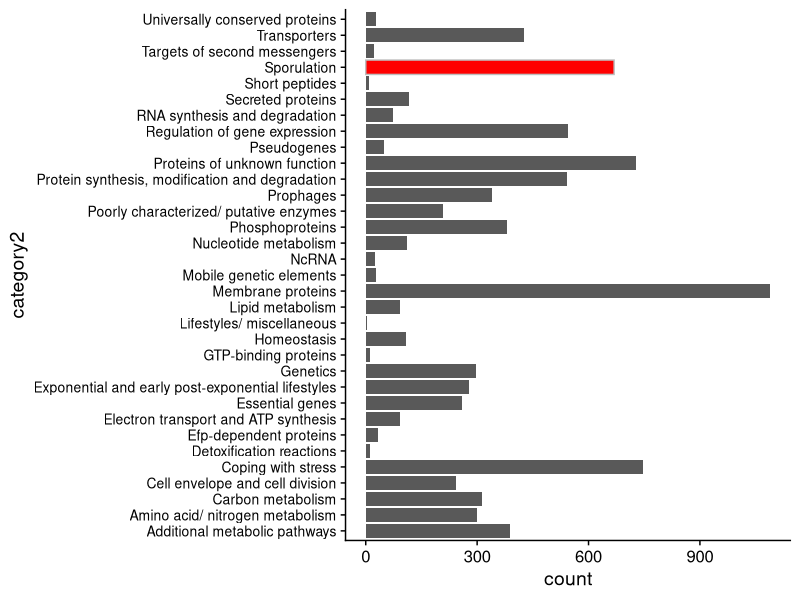
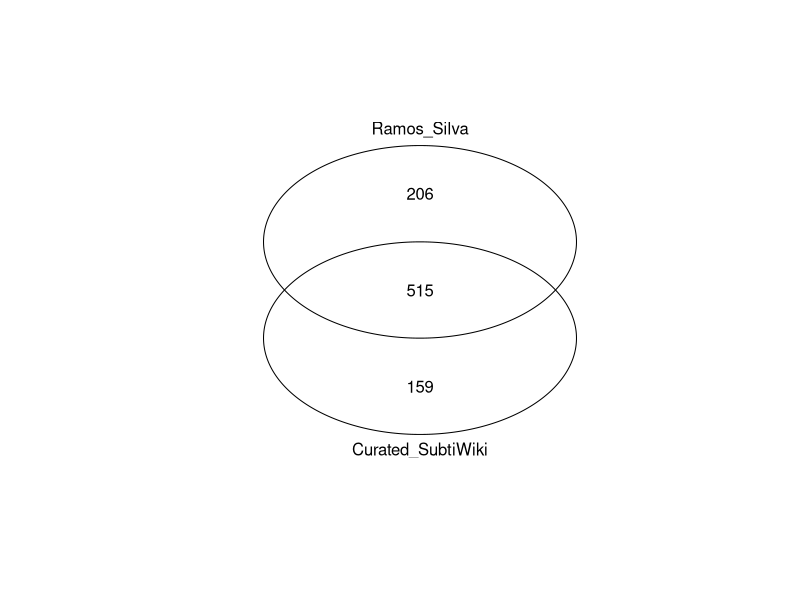
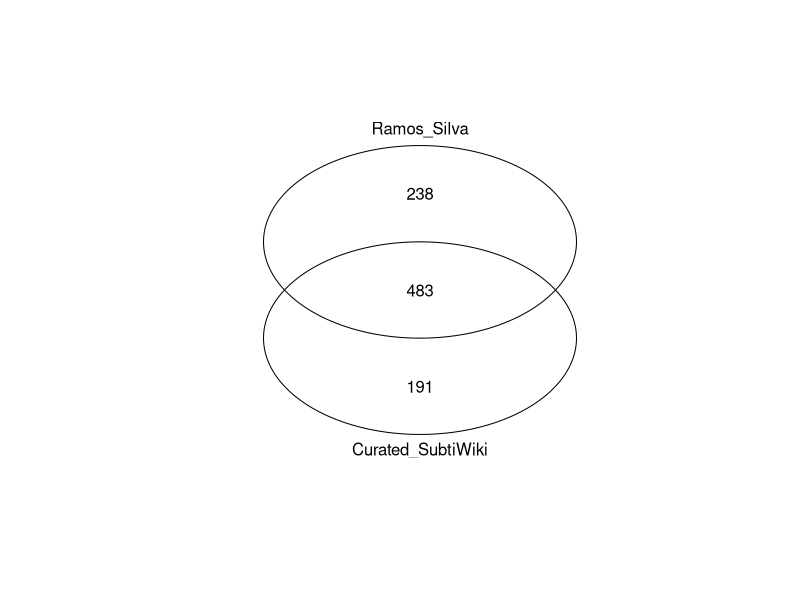
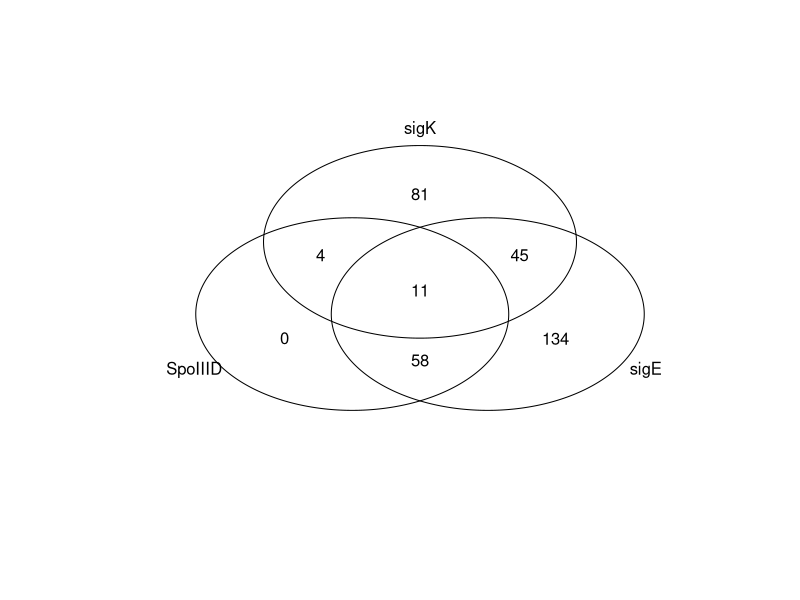
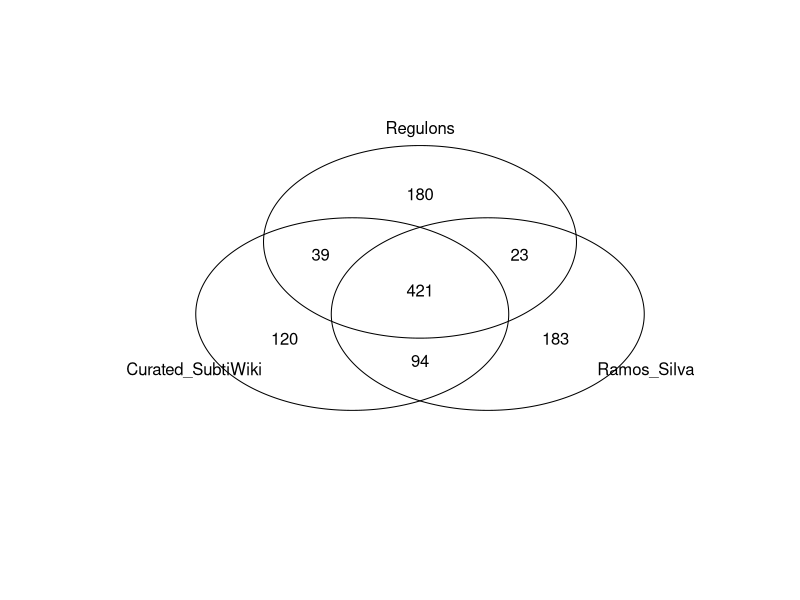
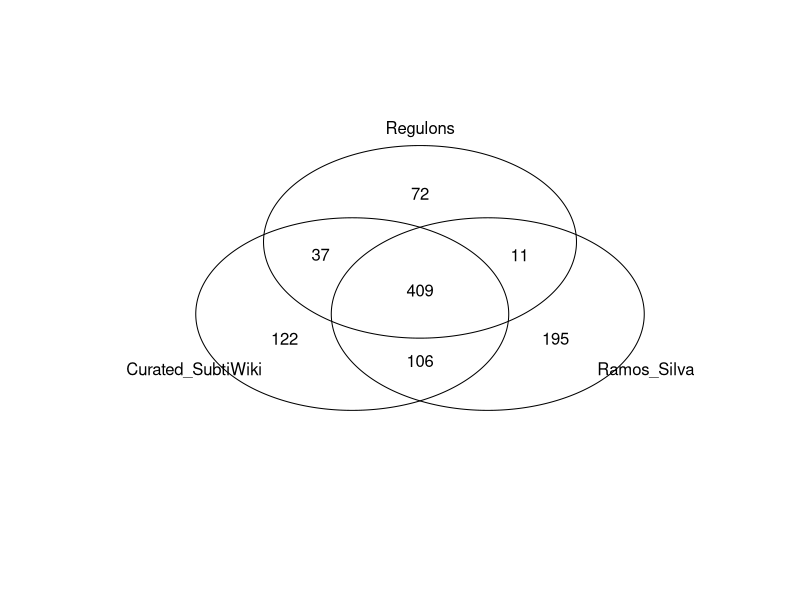

These figures' R source, in order:
## ---- chunk 1
library(here)
library(tidyverse)
library(knitr)
library(cowplot)

## ---- chunk 2
d.ww <- read_csv(here("spor_gene_list/data","WW.csv"),
                      col_names = c('acc','gene','function','strain'))
head(d.ww)
## ---- chunk 3
categories <- read_csv(here("spor_gene_list/data","categories.csv"),
                       na = "", col_names = paste0("L", 1:5))
#fill in list
last <-categories[1,1]
for (j in 1:ncol(categories)){
  for (i in 1:nrow(categories)) {
    current <- categories[i,j]
    last <- ifelse(is.na(current), last, current)
    categories[i,j] <- last
  }
  last <- NA
}
kable(levels (factor(categories$L1)), col.names ="Primary categories")

## ---- chunk 4
kable(levels (factor(grep("SW 4.2.", categories$L3, value = T))), col.names = "Sporulation primary categories")
## ---- chunk 5
kable(levels (factor(grep("SW 4.2.", categories$L4, value = T))), col.names = "Sporulation secondary categories")
## ---- chunk 6
d <- read_csv(here("spor_gene_list/data","geneCategories.csv"))

kable(head(d))

## ---- chunk 7
#find genes in sporulation category (SW 4.2)
dspore <- d[grep("SW 4.2", d$`category id`),]

d%>%
  filter(!grepl("k", category1))%>%
  ggplot(aes(x=category2))+
  geom_bar()+
  geom_bar(data=dspore, fill="red", color="grey")+
  coord_flip()+
  theme_cowplot()+
  theme(axis.text.y = element_text(size=10))


## ---- chunk 8
#find genes in sporulation category (SW 4.2)
dspore <- d[grep("SW 4.2", d$`category id`),]

#remove duplicated genes
dspore <- dspore[!duplicated(dspore$gene),]
# sum(duplicated(dspore$`locus tag`)) #0
# sum(duplicated(dspore$gene)) #0

# glimpse(dspore, width = 75)
## ---- chunk 9
d.non.spore <- d[!d$gene %in% dspore$gene,]
d.non.spore[grep("spo",d.non.spore$`locus tag`),]%>%
  arrange(gene)%>%
  print()
## ---- chunk 10
d.non.spore[grep("sigE",d.non.spore$`locus tag`),]%>%
  arrange(gene)%>%
  print()
## ---- chunk 11
# adding 2 spo genes and sigE

d.add <-
  d.non.spore%>%
  filter(`locus tag`=="sigE" |`locus tag`=="spoIISC"|`locus tag`=="spoIIE"|`locus tag`=="spoVC")%>%
  filter(category1=="Information processing"|category1=="Lifestyles")%>%
  filter(category2=="Regulation of gene expression"|category2=="Coping with stress")
dspore <- rbind(dspore,d.add)  
d.add
## ---- chunk 12
ww.check <- d.ww[!(d.ww$gene%in%dspore$`locus tag`),]
ww.check%>%
  arrange(gene)
## ---- chunk 13
d.add <- d[grep("abrB", d$`locus tag`),]
d.add <- rbind(d.add, d[grep("BSU_31930", d$gene),])
d.add <- rbind(d.add, d[grep("scoC", d$`locus tag`),])
d.add <- rbind(d.add, d[grep("nucB", d$`locus tag`),])
d.add <- rbind(d.add, d[grep("pai", d$`locus tag`),])
d.add <- rbind(d.add, d[grep("phrC", d$`locus tag`),])
d.add <- rbind(d.add, d[grep("sigH", d$`locus tag`),])
d.add <- rbind(d.add, d[grep("tasA", d$`locus tag`),])

d.add <- d.add[!duplicated(d.add$gene),]
dspore <- rbind(dspore,d.add)
# sum(duplicated(dspore$gene))#0
# sum(duplicated(dspore$`locus tag`))#0
d.add
## ---- chunk 14
# write_csv(dspore, "SWxWW_curated_sporulation_genes.csv")
## ---- chunk 15
d.rs <- read_csv(here("spor_gene_list/data","RS_bs_list.csv"))

d.rs
## ---- chunk 16
d.atgc <- read_csv(here("spor_gene_list/data","uiowa_atgc.csv"))

# # test that GI are unique
# sum(duplicated(d.rs$GI))#0
# sum(duplicated(d.atgc$GI))#0
# # RS GIs in Iowa GIs?
# nrow(d.atgc[d.atgc$GI %in% d.rs$GI,])#721, all
# nrow(d.rs[!d.rs$GI %in% d.atgc$GI,])#0
# # YES

d.rs <- left_join(d.rs, d.atgc, "GI")

d.rs%>%
  select("GI","Regulators","Regulators2","Gene name / symbol(s)" ,"Locus tag","Product name")%>%
  print()

## ---- chunk 17
library(gplots)
#make rs BSU notation similar to subtiwiki, i.e. add underline
d.rs$gene <- gsub("BSU", "BSU_", d.rs$`Locus tag`)

venn.bsu <- venn(list(Curated_SubtiWiki=dspore$gene, Ramos_Silva=d.rs$gene))
venn.name <- venn(list(Curated_SubtiWiki=dspore$`locus tag`, Ramos_Silva=d.rs$`Gene name / symbol(s)`))

## ---- chunk 18
# the venn diageam also yields list of the intersection and differences
# attr(venn.bsu, "intersections")$Curated_SubtiWiki

dspore[dspore$gene %in% attr(venn.bsu, "intersections")$Curated_SubtiWiki,]
## ---- chunk 19
d.rs%>%
  select("Gene name / symbol(s)" ,"Locus tag","Product name","GI","Regulators","Regulators2")%>%
  filter(d.rs$gene %in% attr(venn.bsu, "intersections")$Ramos_Silva)

## ---- chunk 20
d.regulon <- read_csv(here("spor_gene_list/data","regulations.csv"))
d.regulon
## ---- chunk 21
venn(list(
  SpoIIID=d.regulon$`locus tag`[grep("SpoIIID", d.regulon$regulon)],
  sigE=d.regulon$`locus tag`[grep("SigE", d.regulon$regulon)],
  sigK=d.regulon$`locus tag`[grep("SigK", d.regulon$regulon)]  ))

## ---- chunk 22
# venn(list(
#   sigF=d.regulon$`locus tag`[grep("SigF", d.regulon$regulon)],
#   sigG=d.regulon$`locus tag`[grep("SigG", d.regulon$regulon)],
#   sigE=d.regulon$`locus tag`[grep("SigE", d.regulon$regulon)],
#   sigK=d.regulon$`locus tag`[grep("SigK", d.regulon$regulon)],
#   spo0A=d.regulon$`locus tag`[grep("Spo0A", d.regulon$regulon)]))%>%
d.reg.spore <- 
d.regulon%>%
  filter(grepl("SigF", d.regulon$regulon)|
          grepl("SigG", d.regulon$regulon)|
          grepl("SigE", d.regulon$regulon)|
          grepl("SigK", d.regulon$regulon)|
          grepl("Spo0A", d.regulon$regulon)
         )%>%
  filter(!duplicated(`locus tag`))
d.reg.spore
## ---- chunk 23

venn_3way <- venn(list(Curated_SubtiWiki=dspore$gene, Ramos_Silva=d.rs$gene, Regulons=d.reg.spore$`locus tag`))

## ---- chunk 24
dspore[dspore$gene %in% attr(venn_3way, "intersections")$Curated_SubtiWiki,]
## ---- chunk 25
d.atgc%>%
  select("Gene name / symbol(s)","Product name","Locus tag" )%>%
  filter( gsub("BSU", "BSU_",d.atgc$`Locus tag`) %in% 
            attr(venn_3way, "intersections")$Regulons)%>%
  filter(!duplicated(`Locus tag`))%>%
  arrange(`Locus tag`)

## ---- chunk 26
attr(venn_3way, "intersections")$Regulons[!attr(venn_3way, "intersections")$Regulons %in% gsub("BSU", "BSU_",d.atgc$`Locus tag`)]
## ---- chunk 27
d.regulon%>%
  filter(grepl("SigF", d.regulon$regulon)|
          grepl("SigG", d.regulon$regulon)|
          grepl("SigE", d.regulon$regulon)|
          grepl("SigK", d.regulon$regulon)
         )%>%
  filter(!duplicated(`locus tag`))%>%
  select(`locus tag`)->tmp
  
 venn_3way <-venn(list(Curated_SubtiWiki=dspore$gene, Ramos_Silva=d.rs$gene, Regulons=tmp$`locus tag`))
## ---- chunk 28
# d.reg.spore[d.reg.spore$`locus tag` %in% attr(venn_3way, "intersections")$Regulons,]
d.atgc%>%
  select("Gene name / symbol(s)","Product name","Locus tag" )%>%
  filter( gsub("BSU", "BSU_",d.atgc$`Locus tag`) %in% 
            attr(venn_3way, "intersections")$Regulons)%>%
  filter(!duplicated(`Locus tag`))%>%
  arrange(`Locus tag`)
## ---- chunk 29
attr(venn_3way, "intersections")$Regulons[!attr(venn_3way, "intersections")$Regulons %in% gsub("BSU", "BSU_",d.atgc$`Locus tag`)]
## ---- chunk 30
# Putting together the sporulation gene list
# venn(list(Curated_SubtiWiki=dspore$gene, Ramos_Silva=d.rs$gene)))
# setdiff(d.rs$gene, dspore$gene)
d%>%
  filter(gene %in% setdiff(d.rs$gene, dspore$gene))%>%
  filter(!duplicated(gene))%>%
    arrange(gene)
## ---- chunk 31
d.spore <- 
d%>%
  filter(gene %in% setdiff(d.rs$gene, dspore$gene))%>%
  filter(!duplicated(gene))%>%
    arrange(gene)%>%
  bind_rows(.,dspore)%>%
  arrange(gene)
# sum(duplicated(d.spore$gene))# 0  
write_csv(d.spore, here("spor_gene_list/data","SWxWWxRS_sporulation_genes.csv"))
d.spore
